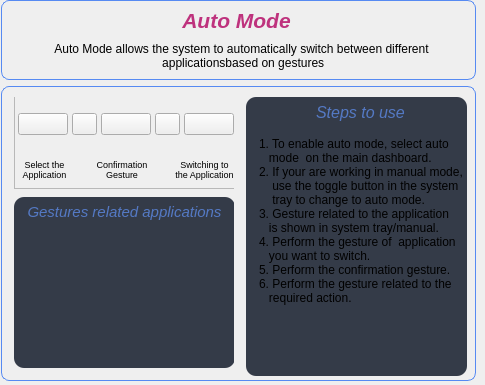
               <widget class="QWidget" name="Auto_Mode_Page">
                <property name="maximumSize">
                 <size>
                  <width>485</width>
                  <height>385</height>
                 </size>
                </property>
                <widget class="QWidget" name="layoutWidget">
                 <property name="geometry">
                  <rect>
                   <x>1</x>
                   <y>0</y>
                   <width>481</width>
                   <height>381</height>
                  </rect>
                 </property>
                 <layout class="QVBoxLayout" name="verticalLayout_14">
                  <item>
                   <widget class="QWidget" name="Auto_Mode_Top_Widget" native="true">
                    <property name="maximumSize">
                     <size>
                      <width>475</width>
                      <height>80</height>
                     </size>
                    </property>
                    <property name="styleSheet">
                     <string notr="true">#Auto_Mode_Top_Widget{border: 1px solid #568AF2;
    border-radius: 8px; }</string>
                    </property>
                    <widget class="QLabel" name="label_4">
                     <property name="geometry">
                      <rect>
                       <x>10</x>
                       <y>10</y>
                       <width>451</width>
                       <height>21</height>
                      </rect>
                     </property>
                     <property name="font">
                      <font>
                       <pointsize>16</pointsize>
                       <italic>true</italic>
                       <bold>true</bold>
                      </font>
                     </property>
                     <property name="styleSheet">
                      <string notr="true">color:rgb(190, 50, 125);</string>
                     </property>
                     <property name="text">
                      <string>Auto Mode</string>
                     </property>
                     <property name="alignment">
                      <set>Qt::AlignCenter</set>
                     </property>
                    </widget>
                    <widget class="QLabel" name="label_5">
                     <property name="geometry">
                      <rect>
                       <x>10</x>
                       <y>40</y>
                       <width>461</width>
                       <height>31</height>
                      </rect>
                     </property>
                     <property name="text">
                      <string>Auto Mode allows the system to automatically switch between different 
 applicationsbased on gestures</string>
                     </property>
                     <property name="alignment">
                      <set>Qt::AlignCenter</set>
                     </property>
                    </widget>
                   </widget>
                  </item>
                  <item>
                   <widget class="QWidget" name="Auto_Mode_Bottom_Widget" native="true">
                    <property name="maximumSize">
                     <size>
                      <width>475</width>
                      <height>310</height>
                     </size>
                    </property>
                    <property name="styleSheet">
                     <string notr="true">#Auto_Mode_Bottom_Widget{border: 1px solid #568AF2;
    border-radius: 8px; }</string>
                    </property>
                    <widget class="QWidget" name="widget_4" native="true">
                     <property name="geometry">
                      <rect>
                       <x>11</x>
                       <y>11</y>
                       <width>222</width>
                       <height>279</height>
                      </rect>
                     </property>
                     <property name="maximumSize">
                      <size>
                       <width>300</width>
                       <height>280</height>
                      </size>
                     </property>
                     <widget class="QFrame" name="frame_5">
                      <property name="geometry">
                       <rect>
                        <x>2</x>
                        <y>-8</y>
                        <width>229</width>
                        <height>100</height>
                       </rect>
                      </property>
                      <property name="maximumSize">
                       <size>
                        <width>16777215</width>
                        <height>100</height>
                       </size>
                      </property>
                      <property name="frameShape">
                       <enum>QFrame::StyledPanel</enum>
                      </property>
                      <property name="frameShadow">
                       <enum>QFrame::Raised</enum>
                      </property>
                      <widget class="QLabel" name="label_6">
                       <property name="geometry">
                        <rect>
                         <x>0</x>
                         <y>70</y>
                         <width>61</width>
                         <height>41</height>
                        </rect>
                       </property>
                       <property name="maximumSize">
                        <size>
                         <width>85</width>
                         <height>16777215</height>
                        </size>
                       </property>
                       <property name="font">
                        <font>
                         <pointsize>7</pointsize>
                        </font>
                       </property>
                       <property name="text">
                        <string>Select the 
Application</string>
                       </property>
                       <property name="alignment">
                        <set>Qt::AlignHCenter|Qt::AlignTop</set>
                       </property>
                      </widget>
                      <widget class="QLabel" name="label_7">
                       <property name="geometry">
                        <rect>
                         <x>76</x>
                         <y>70</y>
                         <width>64</width>
                         <height>30</height>
                        </rect>
                       </property>
                       <property name="maximumSize">
                        <size>
                         <width>65</width>
                         <height>16777215</height>
                        </size>
                       </property>
                       <property name="font">
                        <font>
                         <pointsize>7</pointsize>
                        </font>
                       </property>
                       <property name="text">
                        <string>Confirmation 
Gesture</string>
                       </property>
                       <property name="alignment">
                        <set>Qt::AlignHCenter|Qt::AlignTop</set>
                       </property>
                      </widget>
                      <widget class="QLabel" name="label_8">
                       <property name="geometry">
                        <rect>
                         <x>155</x>
                         <y>70</y>
                         <width>71</width>
                         <height>32</height>
                        </rect>
                       </property>
                       <property name="maximumSize">
                        <size>
                         <width>80</width>
                         <height>16777215</height>
                        </size>
                       </property>
                       <property name="font">
                        <font>
                         <pointsize>7</pointsize>
                        </font>
                       </property>
                       <property name="text">
                        <string>Switching to 
the Application</string>
                       </property>
                       <property name="alignment">
                        <set>Qt::AlignHCenter|Qt::AlignTop</set>
                       </property>
                      </widget>
                      <widget class="QWidget" name="layoutWidget">
                       <property name="geometry">
                        <rect>
                         <x>0</x>
                         <y>0</y>
                         <width>226</width>
                         <height>71</height>
                        </rect>
                       </property>
                       <layout class="QHBoxLayout" name="horizontalLayout_14">
                        <property name="spacing">
                         <number>0</number>
                        </property>
                        <item>
                         <widget class="QPushButton" name="pushButton_5">
                          <property name="maximumSize">
                           <size>
                            <width>50</width>
                            <height>16777215</height>
                           </size>
                          </property>
                          <property name="text">
                           <string/>
                          </property>
                          <property name="icon">
                           <iconset resource="Resources.qrc">
                            <normaloff>:/images/Icons2/images/1720.jpg</normaloff>:/images/Icons2/images/1720.jpg</iconset>
                          </property>
                          <property name="iconSize">
                           <size>
                            <width>50</width>
                            <height>50</height>
                           </size>
                          </property>
                         </widget>
                        </item>
                        <item>
                         <widget class="QPushButton" name="pushButton_6">
                          <property name="maximumSize">
                           <size>
                            <width>25</width>
                            <height>16777215</height>
                           </size>
                          </property>
                          <property name="text">
                           <string/>
                          </property>
                          <property name="icon">
                           <iconset resource="Resources.qrc">
                            <normaloff>:/icons/Icons2/arrow-right.svg</normaloff>:/icons/Icons2/arrow-right.svg</iconset>
                          </property>
                          <property name="iconSize">
                           <size>
                            <width>20</width>
                            <height>20</height>
                           </size>
                          </property>
                         </widget>
                        </item>
                        <item>
                         <widget class="QPushButton" name="pushButton_7">
                          <property name="maximumSize">
                           <size>
                            <width>50</width>
                            <height>16777215</height>
                           </size>
                          </property>
                          <property name="text">
                           <string/>
                          </property>
                          <property name="icon">
                           <iconset resource="Resources.qrc">
                            <normaloff>:/images/Icons2/images/2104.png</normaloff>:/images/Icons2/images/2104.png</iconset>
                          </property>
                          <property name="iconSize">
                           <size>
                            <width>50</width>
                            <height>50</height>
                           </size>
                          </property>
                         </widget>
                        </item>
                        <item>
                         <widget class="QPushButton" name="pushButton_8">
                          <property name="maximumSize">
                           <size>
                            <width>25</width>
                            <height>16777215</height>
                           </size>
                          </property>
                          <property name="text">
                           <string/>
                          </property>
                          <property name="icon">
                           <iconset resource="Resources.qrc">
                            <normaloff>:/icons/Icons2/arrow-right.svg</normaloff>:/icons/Icons2/arrow-right.svg</iconset>
                          </property>
                          <property name="iconSize">
                           <size>
                            <width>20</width>
                            <height>20</height>
                           </size>
                          </property>
                         </widget>
                        </item>
                        <item>
                         <widget class="QPushButton" name="pushButton_9">
                          <property name="maximumSize">
                           <size>
                            <width>50</width>
                            <height>16777215</height>
                           </size>
                          </property>
                          <property name="text">
                           <string/>
                          </property>
                          <property name="icon">
                           <iconset resource="Resources.qrc">
                            <normaloff>:/images/Icons2/images/applicationsgrid.PNG</normaloff>:/images/Icons2/images/applicationsgrid.PNG</iconset>
                          </property>
                          <property name="iconSize">
                           <size>
                            <width>48</width>
                            <height>50</height>
                           </size>
                          </property>
                         </widget>
                        </item>
                       </layout>
                      </widget>
                     </widget>
                     <widget class="QFrame" name="frame_6">
                      <property name="geometry">
                       <rect>
                        <x>2</x>
                        <y>100</y>
                        <width>221</width>
                        <height>171</height>
                       </rect>
                      </property>
                      <property name="maximumSize">
                       <size>
                        <width>16777215</width>
                        <height>180</height>
                       </size>
                      </property>
                      <property name="styleSheet">
                       <string notr="true">background-color:#343B48;
border-radius: 10px; </string>
                      </property>
                      <property name="frameShape">
                       <enum>QFrame::StyledPanel</enum>
                      </property>
                      <property name="frameShadow">
                       <enum>QFrame::Raised</enum>
                      </property>
                      <widget class="QPushButton" name="pushButton_10">
                       <property name="geometry">
                        <rect>
                         <x>15</x>
                         <y>30</y>
                         <width>201</width>
                         <height>141</height>
                        </rect>
                       </property>
                       <property name="text">
                        <string/>
                       </property>
                       <property name="icon">
                        <iconset resource="Resources.qrc">
                         <normaloff>:/images/Icons2/images/automode2new.PNG</normaloff>:/images/Icons2/images/automode2new.PNG</iconset>
                       </property>
                       <property name="iconSize">
                        <size>
                         <width>200</width>
                         <height>200</height>
                        </size>
                       </property>
                      </widget>
                      <widget class="QLabel" name="label_9">
                       <property name="geometry">
                        <rect>
                         <x>10</x>
                         <y>5</y>
                         <width>201</width>
                         <height>20</height>
                        </rect>
                       </property>
                       <property name="font">
                        <font>
                         <pointsize>11</pointsize>
                         <italic>true</italic>
                         <bold>false</bold>
                        </font>
                       </property>
                       <property name="styleSheet">
                        <string notr="true">color:#5479C4;</string>
                       </property>
                       <property name="text">
                        <string>Gestures related applications</string>
                       </property>
                       <property name="alignment">
                        <set>Qt::AlignCenter</set>
                       </property>
                      </widget>
                     </widget>
                    </widget>
                    <widget class="QWidget" name="widget_3" native="true">
                     <property name="geometry">
                      <rect>
                       <x>245</x>
                       <y>11</y>
                       <width>221</width>
                       <height>279</height>
                      </rect>
                     </property>
                     <property name="maximumSize">
                      <size>
                       <width>16777215</width>
                       <height>280</height>
                      </size>
                     </property>
                     <property name="styleSheet">
                      <string notr="true">background-color:#343B48;
border-radius: 10px; </string>
                     </property>
                     <widget class="QListWidget" name="listWidget_2">
                      <property name="geometry">
                       <rect>
                        <x>10</x>
                        <y>40</y>
                        <width>211</width>
                        <height>221</height>
                       </rect>
                      </property>
                      <property name="maximumSize">
                       <size>
                        <width>240</width>
                        <height>16777215</height>
                       </size>
                      </property>
                      <item>
                       <property name="text">
                        <string>1. To enable auto mode, select auto </string>
                       </property>
                      </item>
                      <item>
                       <property name="text">
                        <string>   mode  on the main dashboard.</string>
                       </property>
                      </item>
                      <item>
                       <property name="text">
                        <string>2. If your are working in manual mode,</string>
                       </property>
                      </item>
                      <item>
                       <property name="text">
                        <string>    use the toggle button in the system</string>
                       </property>
                      </item>
                      <item>
                       <property name="text">
                        <string>    tray to change to auto mode.</string>
                       </property>
                      </item>
                      <item>
                       <property name="text">
                        <string>3. Gesture related to the application </string>
                       </property>
                      </item>
                      <item>
                       <property name="text">
                        <string>   is shown in system tray/manual.</string>
                       </property>
                      </item>
                      <item>
                       <property name="text">
                        <string>4. Perform the gesture of  application </string>
                       </property>
                      </item>
                      <item>
                       <property name="text">
                        <string>   you want to switch.</string>
                       </property>
                      </item>
                      <item>
                       <property name="text">
                        <string>5. Perform the confirmation gesture.</string>
                       </property>
                      </item>
                      <item>
                       <property name="text">
                        <string>6. Perform the gesture related to the </string>
                       </property>
                      </item>
                      <item>
                       <property name="text">
                        <string>   required action.</string>
                       </property>
                      </item>
                     </widget>
                     <widget class="QLabel" name="label_10">
                      <property name="geometry">
                       <rect>
                        <x>70</x>
                        <y>5</y>
                        <width>91</width>
                        <height>21</height>
                       </rect>
                      </property>
                      <property name="font">
                       <font>
                        <pointsize>12</pointsize>
                        <italic>true</italic>
                        <bold>false</bold>
                       </font>
                      </property>
                      <property name="styleSheet">
                       <string notr="true">color:#5479C4;</string>
                      </property>
                      <property name="text">
                       <string>Steps to use</string>
                      </property>
                     </widget>
                    </widget>
                   </widget>
                  </item>
                 </layout>
                </widget>
               </widget>
